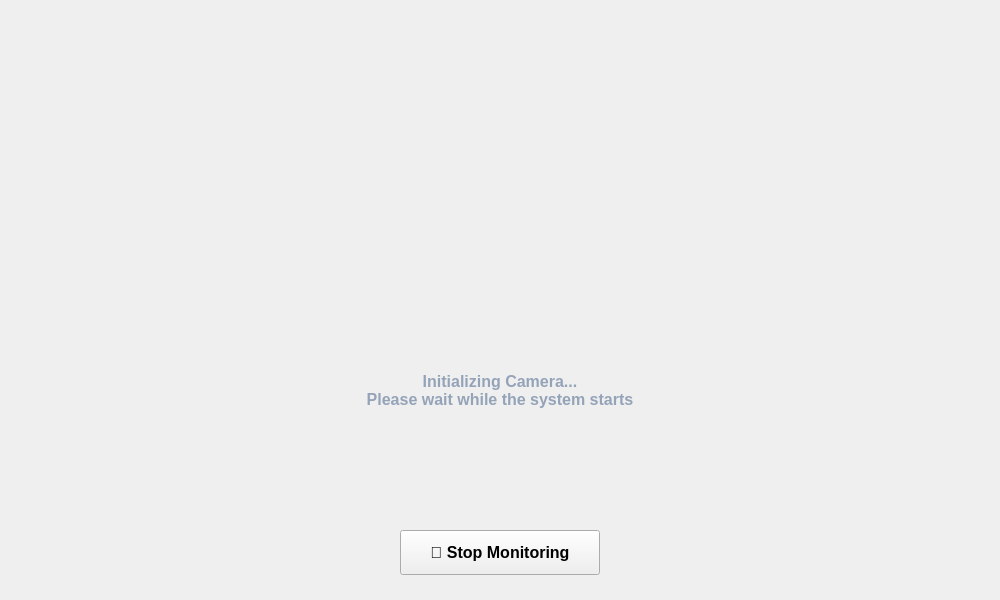
<?xml version="1.0" encoding="UTF-8"?>
<ui version="4.0">
 <class>MainWindow</class>
 <widget class="QMainWindow" name="MainWindow">
  <property name="geometry">
   <rect>
    <x>0</x>
    <y>0</y>
    <width>1000</width>
    <height>600</height>
   </rect>
  </property>
  <property name="minimumSize">
   <size>
    <width>1000</width>
    <height>600</height>
   </size>
  </property>
  <property name="windowTitle">
   <string>Weapon Detection System - Monitoring</string>
  </property>
  <widget class="QWidget" name="centralwidget">
   <!-- Label principal de la cámara - Será reposicionado por código -->
   <widget class="QLabel" name="CameraLabel">
    <property name="geometry">
     <rect>
      <x>180</x>
      <y>70</y>
      <width>640</width>
      <height>640</height>
     </rect>
    </property>
    <property name="text">
     <string>Initializing Camera...
Please wait while the system starts</string>
    </property>
    <property name="alignment">
     <set>Qt::AlignCenter</set>
    </property>
    <property name="wordWrap">
     <bool>true</bool>
    </property>
    <property name="styleSheet">
     <string>QLabel {
      color: #94a3b8;
      font-size: 16px;
      font-weight: bold;
      font-family: 'Segoe UI', Arial, sans-serif;
      line-height: 1.4;
     }</string>
    </property>
   </widget>
   
   <!-- Botón de parar mejorado - Será reposicionado por código -->
   <widget class="QPushButton" name="stopButton">
    <property name="geometry">
     <rect>
      <x>400</x>
      <y>530</y>
      <width>200</width>
      <height>45</height>
     </rect>
    </property>
    <property name="font">
     <font>
      <family>Segoe UI</family>
      <pointsize>12</pointsize>
      <weight>75</weight>
      <bold>true</bold>
     </font>
    </property>
    <property name="text">
     <string>🛑 Stop Monitoring</string>
    </property>
    <property name="toolTip">
     <string>Stop the weapon detection monitoring</string>
    </property>
   </widget>
  </widget>
  <statusbar name="statusbar"/>
 </widget>
 <resources/>
 <connections/>
</ui>
